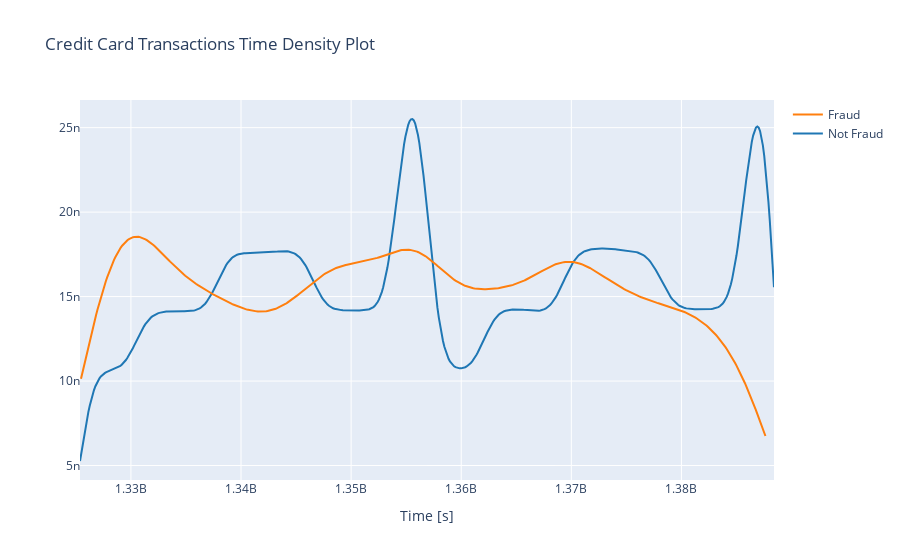

Write notebook code for a chart like this one.
### Code cell
class_0 = ft.loc[ft['is_fraud'] == 0]["unix_time"]
class_1 = ft.loc[ft['is_fraud'] == 1]["unix_time"]

hist_data = [class_0, class_1]
group_labels = ['Not Fraud', 'Fraud']

fig = ff.create_distplot(hist_data, group_labels, show_hist=False, show_rug=False)
fig['layout'].update(title='Credit Card Transactions Time Density Plot', xaxis=dict(title='Time [s]'))
iplot(fig, filename='dist_only')

### Figure 1 — Plotly figure (JSON) as saved in the notebook; plotly's stock layout.template omitted (floating-point values rounded to 4 significant figures; data arrays with more than 128 entries replaced by an {"elided": "..."} marker saying what was removed)
{"data": [{"legendgroup": "Not Fraud", "marker": {"color": "rgb(31, 119, 180)"}, "mode": "lines", "name": "Not Fraud", "showlegend": true, "type": "scatter", "x": {"elided": "500 float values"}, "xaxis": "x", "y": {"elided": "500 float values"}, "yaxis": "y"}, {"legendgroup": "Fraud", "marker": {"color": "rgb(255, 127, 14)"}, "mode": "lines", "name": "Fraud", "showlegend": true, "type": "scatter", "x": {"elided": "500 float values"}, "xaxis": "x", "y": {"elided": "500 float values"}, "yaxis": "y"}], "layout": {"barmode": "overlay", "hovermode": "closest", "legend": {"traceorder": "reversed"}, "title": {"text": "Credit Card Transactions Time Density Plot"}, "xaxis": {"anchor": "y2", "domain": [0, 1], "title": {"text": "Time [s]"}, "zeroline": false}, "yaxis": {"anchor": "free", "domain": [0, 1], "position": 0}}}
